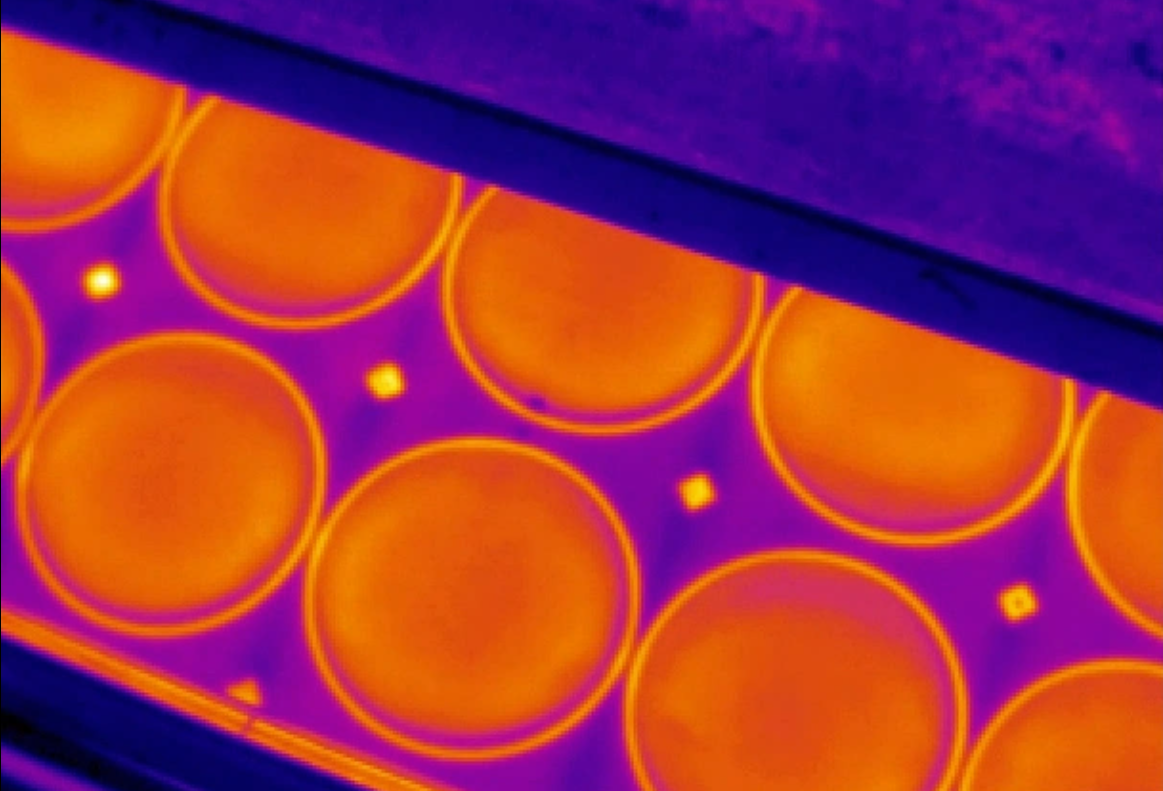
#> input picture Images/image3.png, 1163 x 791 px, found by its file name
$ python 'test_per_image draft.py'
#> lines starting #> are read from the running program, lines starting #| are printed output that depends on the picture; after the words box and inside, x2 and y2 are one past the last pixel; in counts of white or black regions, pixels touching at a corner belong together
import cv2
import numpy as np
import matplotlib.pyplot as plt

# Load image
image = cv2.imread("images/image3.png")
#> image is the input picture: shape (791, 1163, 3); mean B, G, R 73, 51.4, 159.5
original_image = image.copy()  # Make a copy for displaying the original image
height, width, channels = image.shape
if(height < 400 or width < 400):
                # Determine the aspect ratio of the image
                aspect_ratio = width / height
                new_width = 800
                new_height = int(new_width / aspect_ratio)
                image = cv2.resize(image, (new_width, new_height))
gray = cv2.cvtColor(image, cv2.COLOR_BGR2GRAY)

# Apply GaussianBlur to reduce noise and improve contour detection
blurred = cv2.GaussianBlur(gray, (5, 5), 0)

# Define a convolution kernel (filter)
kernel1 = np.array([[1, 2, 1],
                    [0, 0, 0],
                    [-1, -2, -1]])

# Apply convolution using the filter
convolved_image = cv2.filter2D(blurred, -1, kernel1)
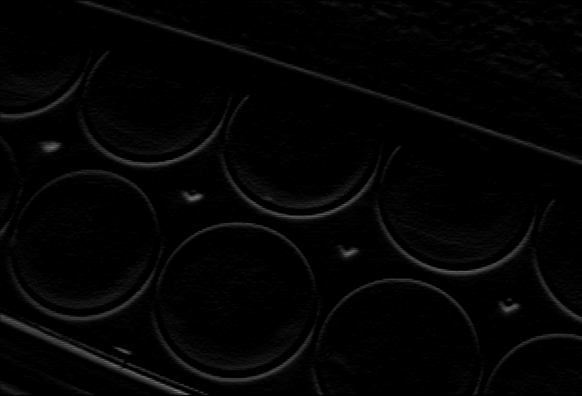
#> convolved_image: shape (791, 1163) (shown at 1/2 size); min 0, max 143, mean 3.8

height, width = convolved_image.shape
bottom_border = np.array([0, height, width, height ])
left_border = np.array([0, 0, 0, height ])
lines = []
lines.append(left_border)
lines.append(bottom_border)

linesP = cv2.HoughLinesP(convolved_image, 1, np.pi / 180, 50, 1, 400, 0)
#> linesP = [[176, 1, 1162, 321], [251, 22, 1036, 277], [196, 6, 1162, 320], [169, 1, 1162, 323], [164, 1, 1162, 325], [259, 33, 686, 172]]


# Draw the hough lines and borders
if linesP is not None:
    leng = len(linesP)
#> leng = 6
    for i in range(0, len(linesP)):
        l = linesP[i][0]
        cv2.line(original_image, (l[0], l[1]), (l[2], l[3]), (0,255,0), 5, cv2.LINE_AA)
        lines.append(l)
#> this loop made 6 passes
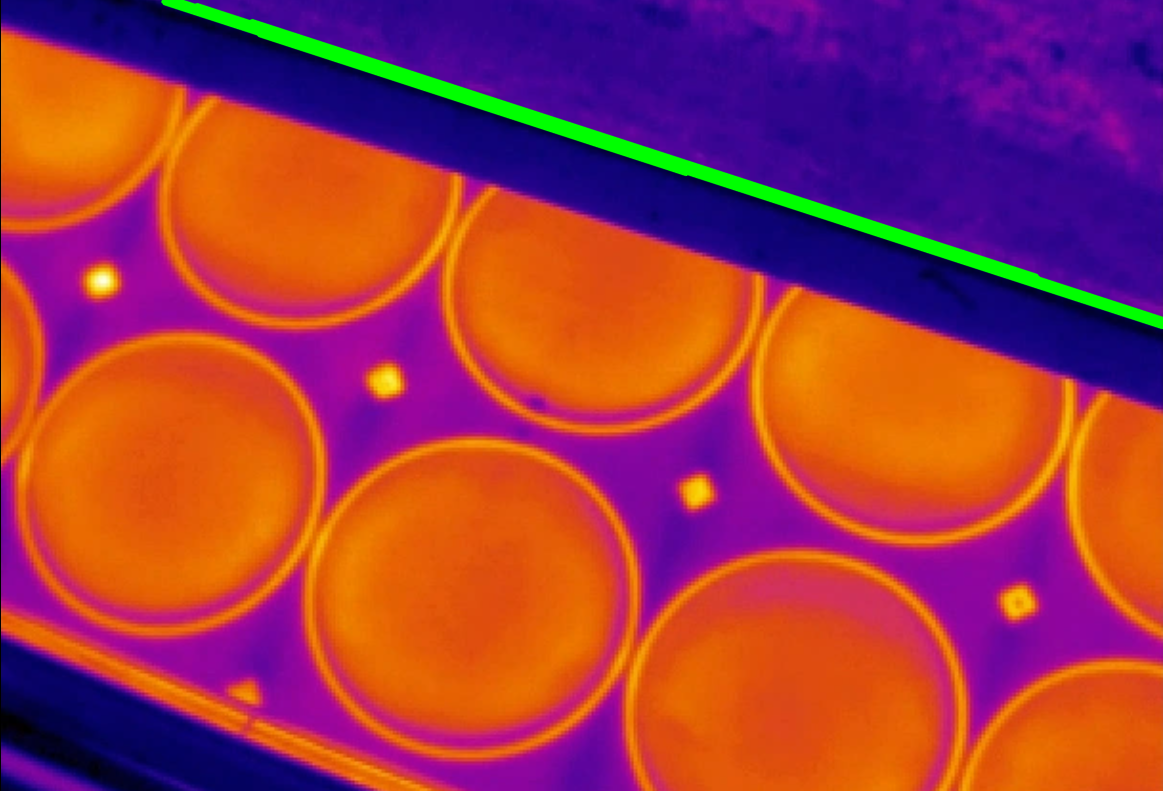
#> original_image: shape (791, 1163, 3); 1.79% of pixels changed, all inside (x1, y1, x2, y2) = (161, 0, 1163, 330)
#> after the loop, lines = [[0, 0, 0, 791], [0, 791, 1163, 791], [176, 1, 1162, 321], [251, 22, 1036, 277], [196, 6, 1162, 320], [169, 1, 1162, 323], [164, 1, 1162, 325], [259, 33, 686, 172]]
cv2.line(original_image, (bottom_border[0], bottom_border[1]), (bottom_border[2], bottom_border[3]), (0,255,0), 10, cv2.LINE_AA)
cv2.line(original_image, (left_border[0], left_border[1]), (left_border[2], left_border[3]), (0,255,0), 10, cv2.LINE_AA)


# Use HoughCircles to detect circles
circles = cv2.HoughCircles(
     blurred, cv2.HOUGH_GRADIENT, dp=1.2, minDist=200, param1=50, param2=40, minRadius=100, maxRadius=200
)
#> circles = [[474.6, 594.6, 162.3], [174.6, 481.8, 153], [796.2, 720.6, 163.5], [917.4, 391.8, 155.7], [600.6, 261, 163.5], [307.8, 173.4, 151.7]]

if circles is not None:
    circles = np.uint16(np.around(circles))
#> circles = [[475, 595, 162], [175, 482, 153], [796, 721, 163], [917, 392, 156], [601, 261, 163], [308, 173, 152]]
    for i in circles[0, :]:
        x = i[0]
        y = i[1]
        r = i[2]
        # Create a mask to extract the circular region
        mask = np.zeros_like(blurred)
        cv2.circle(mask, (x, y), r, 255, -1)
        # Calculate the circularity as the ratio of the area to the perimeter
        contours, _ = cv2.findContours(mask, cv2.RETR_EXTERNAL, cv2.CHAIN_APPROX_SIMPLE)
        #cv2.drawContours(image, contours, 0, 0, 0, 255, 2, 8)
        area = cv2.contourArea(contours[0])
        perimeter = cv2.arcLength(contours[0], True)
        circularity =  4 * np.pi * area / (perimeter ** 2)
        fontH=1
        fontT=1
        perimeter_str= str(round(perimeter, 2))
        area_str = str(round(area, 2))
        circularity_str = str(round(circularity, 2))
        radius_str = str(round(r, 2))
        myFont=cv2.FONT_HERSHEY_DUPLEX
        #cv2.putText(image, radius_str, (x,y), myFont, fontH, (0,0,255), fontT)
        cv2.putText(image, area_str, (x - 60,y), myFont, fontH, (0,255,255), fontT)
        cv2.putText(image, perimeter_str, (x - 60,y-30), myFont, fontH, (0,255,255), fontT)
        cv2.putText(image, circularity_str, (x - 60,y-60), myFont, fontH, (0,255,255), fontT)
        filtered = True
        if lines is not None:
            for line in lines:
                x1 = line[0]
                y1 = line[1]
                x2 = line[2]
                y2 = line[3]

                # Calculate the distance between the circle center and the line
                distance = np.abs((x2 - x1) * (y1 - y) - (x1 - x) * (y2 - y1)) / np.sqrt((x2 - x1) ** 2 + (y2 - y1) ** 2)

                # Check if the distance is within a threshold
                if distance < r:
                    filtered = False
                    break
                else:
                    continue
        else:
            # Draw the outer circle
            cv2.circle(image, (x, y), r, (255, 0, 0), 5)
            # Draw the center of the circle
            cv2.circle(image, (x, y), 2, (0, 0, 255), 3)

        if filtered == True:
            # Draw the outer circle
            cv2.circle(image, (x, y), r, (255, 0, 0), 5)
            # Draw the center of the circle
            cv2.circle(image, (x, y), 2, (0, 0, 255), 3)
#> this loop made 6 passes
#> (x, y, r, area, perimeter, circularity, perimeter_str, area_str) on passes 1 to 6: (475, 595, 162, 81974, 1073.4, 0.894, '1073.4', '81974.0'), (175, 482, 153, 73084, 1013.1, 0.895, '1013.12', '73084.0'), (796, 721, 163, 63228, 984.8, 0.819, '984.78', '63228.0'), (917, 392, 156, 75984, 1032.4, 0.896, '1032.43', '75984.0'), (601, 261, 163, 82996, 1079.1, 0.896, '1079.06', '82996.0'), (308, 173, 152, 72104, 1005.1, 0.897, '1005.12', '72104.0')
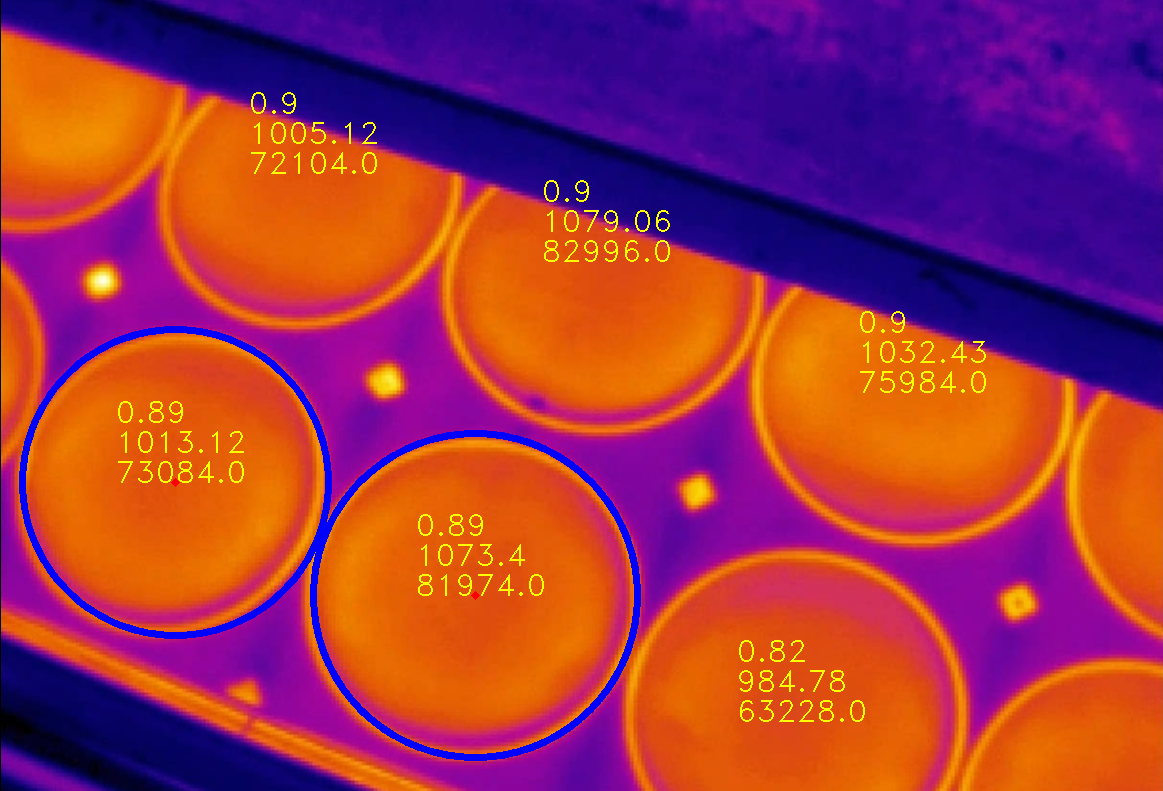
#> image: shape (791, 1163, 3); 2.41% of pixels changed, all inside (x1, y1, x2, y2) = (19, 92, 986, 761)
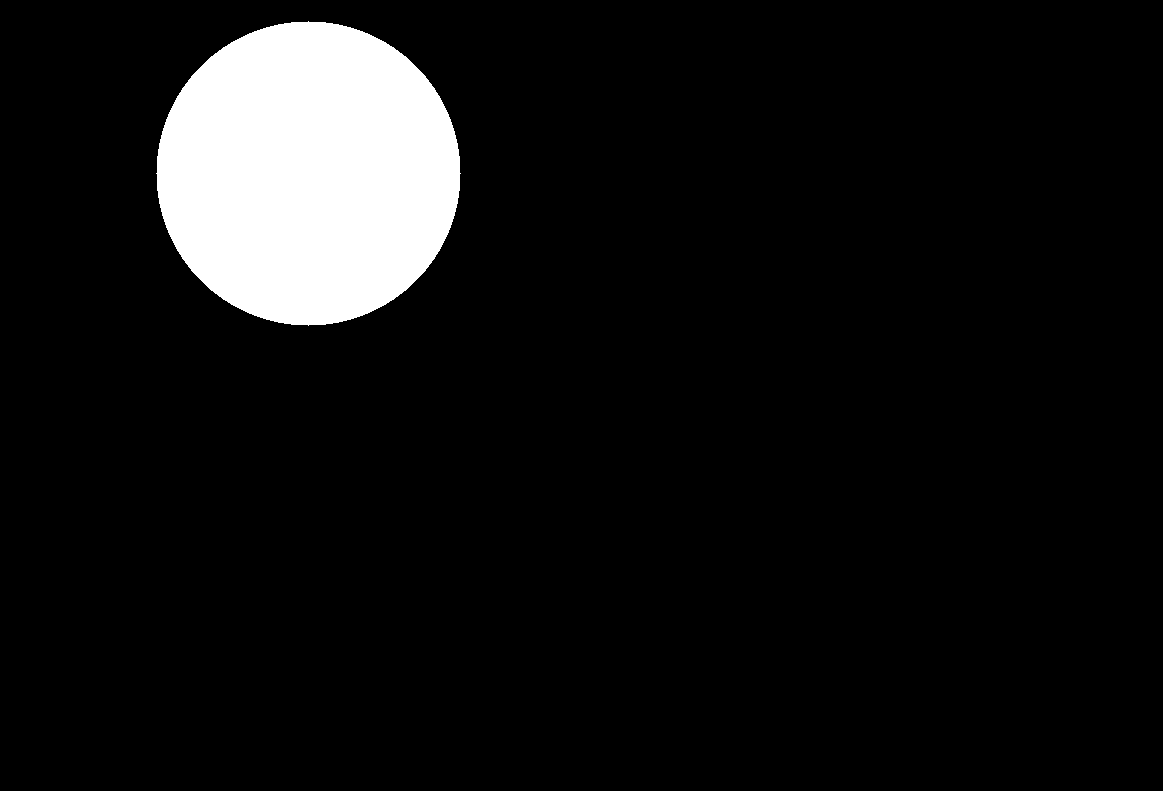
#> mask: shape (791, 1163); 7.9% white; 1 white region, box (x1, y1, x2, y2) and area: (156, 21, 461, 326) 72533


# Display the original and LBP images
plt.figure(figsize=(10, 7))

plt.subplot(1, 3, 1)
plt.imshow(original_image, cmap='gray')
#plt.title("Original Image")

plt.subplot(1, 3, 2)
plt.imshow(image, cmap='gray')
#plt.title("Circle Detection")

plt.subplot(1, 3, 3)
plt.imshow(convolved_image, cmap='gray')
#plt.title("Circle Detection")

plt.tight_layout()


plt.show()


cv2.waitKey(0)
cv2.destroyAllWindows()

$ run again, with Images/image1.png copied over Images/image3.png
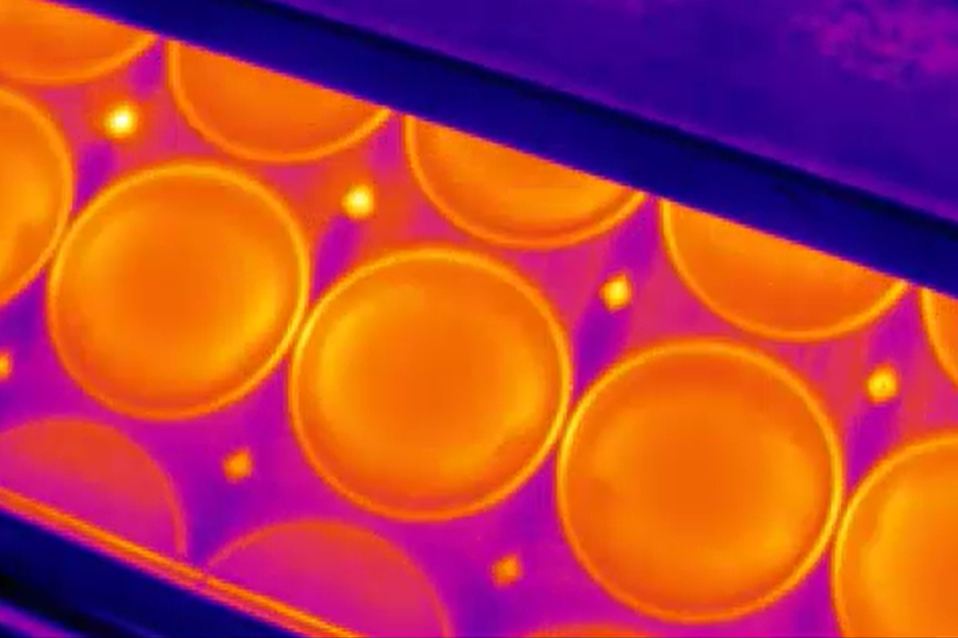
#> input picture Images/image1.png, 958 x 638 px, found by its file name
#> image is the input picture: shape (638, 958, 3); mean B, G, R 64, 64.2, 182.5
#> linesP = [[334, 15, 947, 214], [281, 1, 957, 220], [274, 1, 957, 223], [269, 1, 957, 224], [287, 1, 957, 218]]
#> leng = 5
#> the loop `for i in range(0, len(linesP)):` made 5 passes
#> after the loop `for i in range(0, len(linesP)):`:
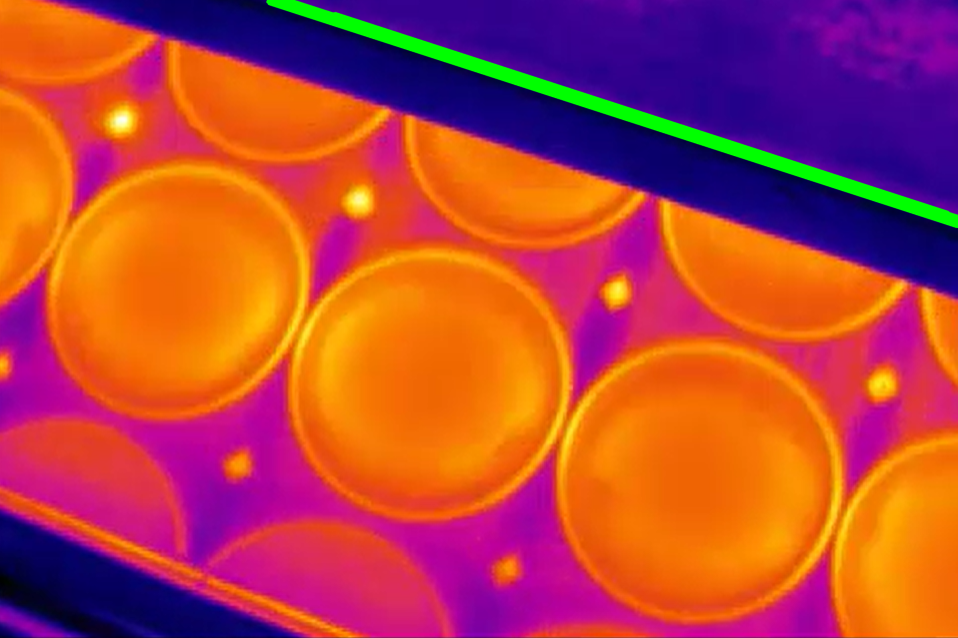
#> original_image: shape (638, 958, 3); 1.8% of pixels changed, all inside (x1, y1, x2, y2) = (266, 0, 958, 229)
#> after the loop `for i in range(0, len(linesP)):`: lines = [[0, 0, 0, 638], [0, 638, 958, 638], [334, 15, 947, 214], [281, 1, 957, 220], [274, 1, 957, 223], [269, 1, 957, 224], [287, 1, 957, 218]]
#> `circles = cv2.HoughCircles( blurred, cv2.HOUGH_GRADIENT, dp=1.2, minDi..`: circles = [[697.8, 479.4, 143.6], [430.2, 390.6, 133.1], [162.6, 275.4, 143.8], [795, 203.4, 133.5], [533.4, 132.6, 116.8], [947.4, 561, 120.4]]
#> `circles = np.uint16(np.around(circles))`: circles = [[698, 479, 144], [430, 391, 133], [163, 275, 144], [795, 203, 133], [533, 133, 117], [947, 561, 120]]
#> the loop `for i in circles[0, :]:` made 6 passes
#> (x, y, r, area, perimeter, circularity, perimeter_str, area_str) on passes 1 to 6: (698, 479, 144, 64694, 952.8, 0.895, '952.83', '64694.0'), (430, 391, 133, 55180, 881.2, 0.893, '881.23', '55180.0'), (163, 275, 144, 64694, 952.8, 0.895, '952.83', '64694.0'), (795, 203, 133, 55180, 881.2, 0.893, '881.23', '55180.0'), (533, 133, 117, 42650, 774.3, 0.894, '774.32', '42650.0'), (947, 561, 120, 21599, 593.4, 0.771, '593.42', '21599.0')
#> after the loop `for i in circles[0, :]:`:
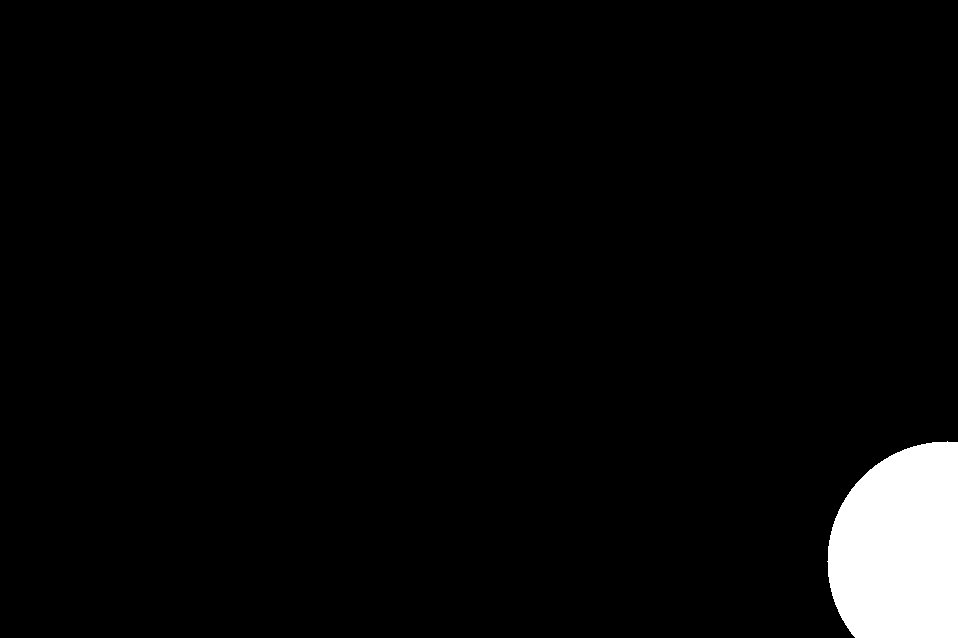
#> mask: shape (638, 958); 3.6% white; 1 white region, box (x1, y1, x2, y2) and area: (827, 441, 958, 638) 21876

$ run again, with Images/image2.png copied over Images/image3.png
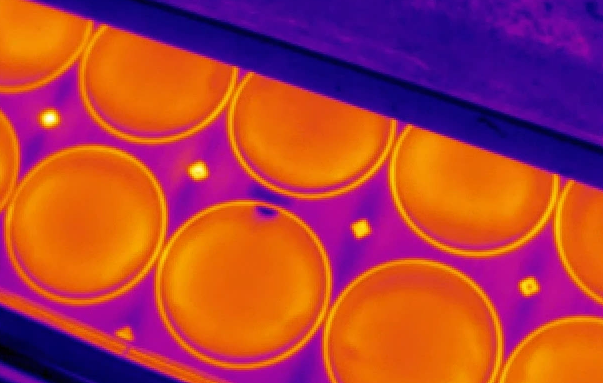
#> input picture Images/image2.png, 603 x 383 px, found by its file name
#> image is the input picture: shape (383, 603, 3); mean B, G, R 66.3, 61.4, 172.1
#> linesP = [[199, 1, 799, 196], [210, 1, 799, 192], [214, 1, 799, 191], [222, 1, 681, 150], [219, 1, 667, 146]]
#> leng = 5
#> the loop `for i in range(0, len(linesP)):` made 5 passes
#> after the loop `for i in range(0, len(linesP)):`:
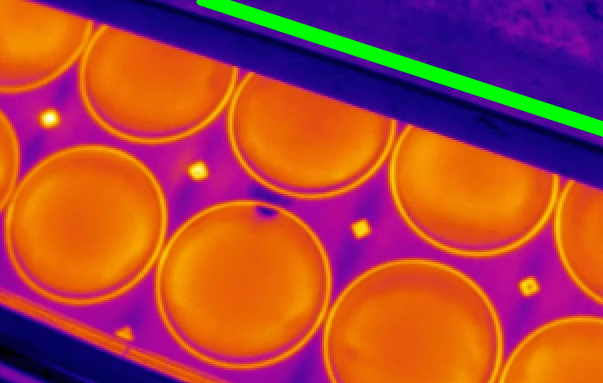
#> original_image: shape (383, 603, 3); 2.91% of pixels changed, all inside (x1, y1, x2, y2) = (196, 0, 603, 138)
#> after the loop `for i in range(0, len(linesP)):`: lines = [[0, 0, 0, 508], [0, 508, 800, 508], [199, 1, 799, 196], [210, 1, 799, 192], [214, 1, 799, 191], [222, 1, 681, 150], [219, 1, 667, 146]]
#> `circles = cv2.HoughCircles( blurred, cv2.HOUGH_GRADIENT, dp=1.2, minDi..`: circles = [[113.4, 298.2, 102.5], [329.4, 375, 109.4], [412.2, 145.8, 117.3], [631.8, 220.2, 119], [550.2, 459, 115], [202.2, 75, 114.6]]
#> `circles = np.uint16(np.around(circles))`: circles = [[113, 298, 103], [329, 375, 109], [412, 146, 117], [632, 220, 119], [550, 459, 115], [202, 75, 115]]
#> the loop `for i in circles[0, :]:` made 6 passes
#> (x, y, r, area, perimeter, circularity, perimeter_str, area_str) on passes 1 to 6: (113, 298, 103, 33026, 681.1, 0.895, '681.07', '33026.0'), (329, 375, 109, 36988, 722, 0.892, '722.04', '36988.0'), (412, 146, 117, 42650, 774.3, 0.894, '774.32', '42650.0'), (632, 220, 119, 44132, 788, 0.893, '787.98', '44132.0'), (550, 459, 115, 31269, 693.4, 0.817, '693.45', '31269.0'), (202, 75, 115, 36468, 727.5, 0.866, '727.53', '36468.0')
#> after the loop `for i in circles[0, :]:`:
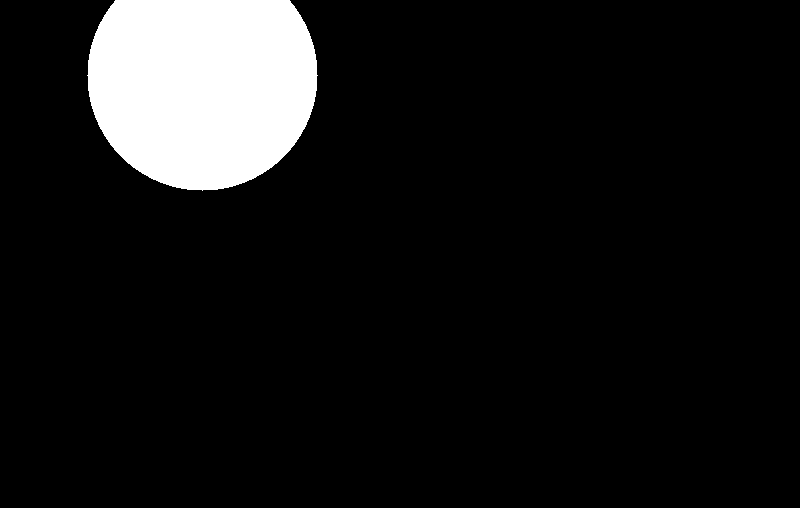
#> mask: shape (508, 800); 9.1% white; 1 white region, box (x1, y1, x2, y2) and area: (87, 0, 318, 191) 36793
